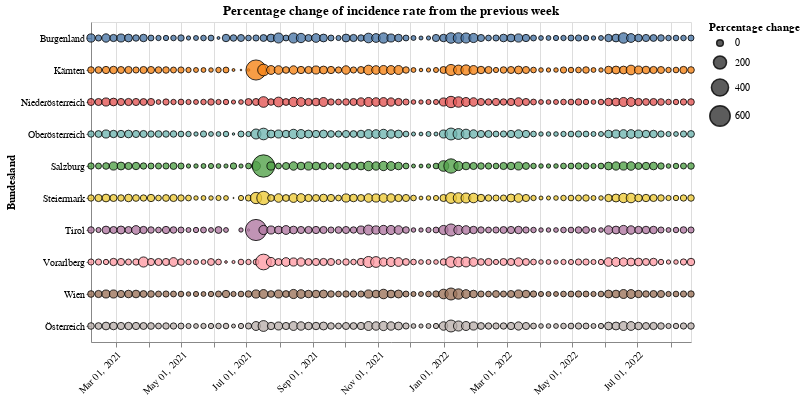

The notebook cell this image was saved under:
### Code cell
#collapse
source = saturdays_data.query("Time >= '2021-01-31'")
alt.Chart(source).mark_circle(
    opacity=0.8,
    stroke='black',
    strokeWidth=1
).encode(
    alt.X('yearmonthdate(Time):T', axis=alt.Axis(title='', labelAngle=-45)),
    alt.Y('Bundesland:N'),
    alt.Size('rate_change:Q',
            scale=alt.Scale(range=[0, 500]),
            legend=alt.Legend(title='Percentage change')
    ),
    alt.Color('Bundesland:N', legend=None),
    tooltip=['Time', 'rate_change']
).properties(
    width=600,
    height=320,
    title='Percentage change of incidence rate from the previous week'
)

### Figure 1 — Vega-Lite specification as saved in the notebook (floating-point values rounded to 4 significant figures; data arrays with more than 128 entries replaced by an {"elided": "..."} marker saying what was removed)
{"config": {"view": {"continuousWidth": 400, "continuousHeight": 300}}, "data": {"name": "data-688ed6f5cfd1e6fcf8a8663c4eba504e"}, "mark": {"type": "circle", "opacity": 0.8, "stroke": "black", "strokeWidth": 1}, "encoding": {"color": {"type": "nominal", "field": "Bundesland", "legend": null}, "size": {"type": "quantitative", "field": "rate_change", "legend": {"title": "Percentage change"}, "scale": {"range": [0, 500]}}, "tooltip": [{"type": "temporal", "field": "Time"}, {"type": "quantitative", "field": "rate_change"}], "x": {"type": "temporal", "axis": {"labelAngle": -45, "title": ""}, "field": "Time", "timeUnit": "yearmonthdate"}, "y": {"type": "nominal", "field": "Bundesland"}}, "height": 320, "title": "Percentage change of incidence rate from the previous week", "width": 600, "$schema": "https://vega.github.io/schema/vega-lite/v4.8.1.json", "datasets": {"data-688ed6f5cfd1e6fcf8a8663c4eba504e": {"elided": "810 records"}}}
